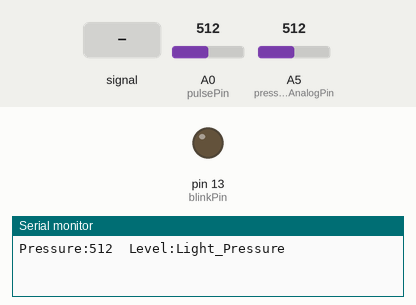
The sketch below on a simulated Arduino Uno, built with avr-gcc and run on an emulated ATmega328P. Shown: output pins drawn as LEDs (lit = HIGH), the last lines printed to the serial monitor. The inputs (shaded band) are chosen by the test bench; at power-on: A0 (pulsePin) = 512, A5 (pressureAnalogPin) = 512.

Above: at 1.2 s.
1.3 s: A0 (pulsePin) fed a 200 Hz sine of ±81 counts around its level
5.5 s: A0 (pulsePin) set to 535
At 6.4 s:
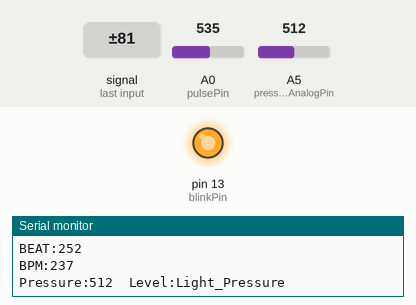
7.1 s: A5 (pressureAnalogPin) set to 636
8.6 s: A5 (pressureAnalogPin) set to 666
11.5 s: A0 (pulsePin) set to 499
At 12.3 s:
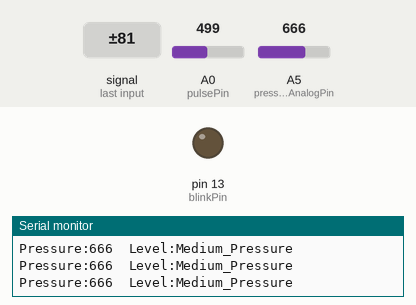
13.0 s: A0 (pulsePin) set to 522
At 13.5 s:
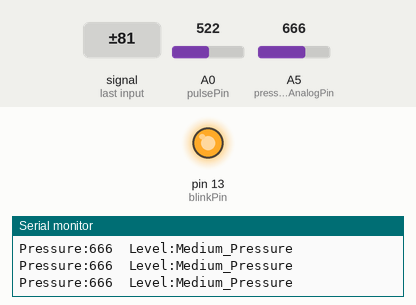
Timing chart, 0 to 15.5 s (numbered marks = the images above; inputs shaded):
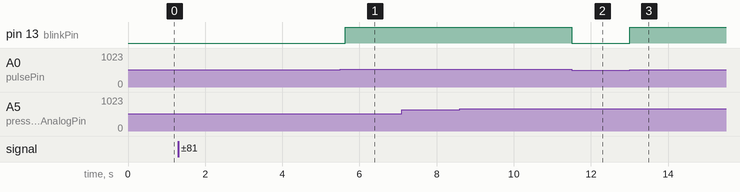

The sketch:

calmer_sensor.ino
```cpp
// CALMER Hardware Layer — Pulse Sensor + Pressure-Sensing Stress Ball
// Streams plain-text lines over Serial (9600 baud) for the Node.js bridge
// (hardware/serial-bridge.js) to parse and forward to /api/biometric.
//
// Output protocol (one measurement per line):
//   Pressure:<raw 0-1023>  Level:<No_Pressure|Light_Pressure|Medium_Pressure|High_Pressure>
//   BPM:<int>
//   BEAT:<ms>      one line for EVERY detected beat (its inter-beat interval)
//
// Pressure is printed once a second. Beats are queued by the interrupt routine
// and printed as they happen, so the server receives successive beats and can
// compute real RMSSD. (Firmware before 2026-10-06 printed one "IBI:" per 1 s
// loop: beats in between were overwritten, so successive differences were 2-3
// beats apart. The bridge still accepts IBI: lines but never treats them as
// successive.) Bench-test after flashing: hardware/TESTING.md.

// ===== PULSE SENSOR VARIABLES =====
int pulsePin = 0;                 // Pulse Sensor purple wire -> A0
int blinkPin = 13;                // onboard LED, blinks on each beat
volatile int BPM;
volatile int Signal;
volatile int IBI = 600;
volatile boolean Pulse = false;
volatile boolean QS = false;
volatile int rate[10];
volatile unsigned long sampleCounter = 0;
volatile unsigned long lastBeatTime = 0;
volatile int P = 512;
volatile int T = 512;
volatile int thresh = 525;
volatile int amp = 100;
volatile boolean firstBeat = true;
volatile boolean secondBeat = false;

// Beats detected by the interrupt, waiting to be printed by loop().
// A ring buffer: the ISR writes at qHead, loop() reads at qTail.
const byte QUEUE_SIZE = 16;
volatile int beatQueue[QUEUE_SIZE];
volatile byte qHead = 0;
volatile byte qTail = 0;
unsigned long lastPressureMs = 0;

// ===== PRESSURE SENSOR (FSR in stress ball) =====
int pressureAnalogPin = 5;        // FSR -> A5
int pressureReading;
// thresholds mirror Table 7.2 / TC-01..04 in the IPD report
const int noPressure = 100;
const int lightPressure = 650;
const int mediumPressure = 950;

// ===== SETUP =====
void setup() {
  Serial.begin(9600);
  pinMode(blinkPin, OUTPUT);
  interruptSetup();
}

// ===== MAIN LOOP — beats printed as they arrive, pressure once a second =====
void loop() {
  // Every queued beat, in order. Copy under noInterrupts(): the ISR writes these
  // multi-byte values and could change one halfway through a read.
  while (true) {
    noInterrupts();
    if (qTail == qHead) { interrupts(); break; }
    int beatMs = beatQueue[qTail];
    qTail = (qTail + 1) % QUEUE_SIZE;
    interrupts();
    Serial.print("BEAT:");
    Serial.println(beatMs);
  }

  noInterrupts();
  boolean newBpm = QS;
  int bpmNow = BPM;
  QS = false;
  interrupts();
  if (newBpm) {
    Serial.print("BPM:");
    Serial.println(bpmNow);
  }

  if (millis() - lastPressureMs < 1000) {
    delay(10);
    return;
  }
  lastPressureMs = millis();

  // The pulse ISR also calls analogRead (A0) every 2 ms. If it fires during
  // this conversion it switches the ADC channel, and the "pressure" value is
  // really a pulse sample (or the pulse sample is really pressure: false
  // beats). Block it for the ~0.1 ms of this read; it runs right after.
  noInterrupts();
  pressureReading = analogRead(pressureAnalogPin);
  interrupts();
  Serial.print("Pressure:");
  Serial.print(pressureReading);
  Serial.print("  Level:");
  if (pressureReading < noPressure) {
    Serial.println("No_Pressure");
  } else if (pressureReading < lightPressure) {
    Serial.println("Light_Pressure");
  } else if (pressureReading < mediumPressure) {
    Serial.println("Medium_Pressure");
  } else {
    Serial.println("High_Pressure");
  }
}

// ===== INTERRUPT SETUP for Pulse Sensor (500Hz sampling via Timer2) =====
void interruptSetup() {
  TCCR2A = 0x02;
  TCCR2B = 0x06;
  OCR2A = 0X7C;
  TIMSK2 = 0x02;
  sei();
}

ISR(TIMER2_COMPA_vect) {
  cli();
  Signal = analogRead(pulsePin);
  sampleCounter += 2;
  int N = sampleCounter - lastBeatTime;

  if (Signal < thresh && N > (IBI / 5) * 3) {
    if (Signal < T) { T = Signal; }
  }
  if (Signal > thresh && Signal > P) {
    P = Signal;
  }

  if (N > 250) {
    if ((Signal > thresh) && (Pulse == false) && (N > (IBI / 5) * 3)) {
      Pulse = true;
      digitalWrite(blinkPin, HIGH);
      IBI = sampleCounter - lastBeatTime;
      lastBeatTime = sampleCounter;

      if (secondBeat) {
        secondBeat = false;
        for (int i = 0; i <= 9; i++) { rate[i] = IBI; }
      }
      if (firstBeat) {
        firstBeat = false;
        secondBeat = true;
        sei();
        return;
      }

      word runningTotal = 0;
      for (int i = 0; i <= 8; i++) {
        rate[i] = rate[i + 1];
        runningTotal += rate[i];
      }
      rate[9] = IBI;
      runningTotal += rate[9];
      runningTotal /= 10;
      BPM = 60000 / runningTotal;
      QS = true;

      // queue this beat for loop() to print (drop it if the queue is full,
      // which only happens if Serial stalls for ~10 beats)
      byte next = (qHead + 1) % QUEUE_SIZE;
      if (next != qTail) {
        beatQueue[qHead] = IBI;
        qHead = next;
      }
    }
  }

  if (Signal < thresh && Pulse == true) {
    digitalWrite(blinkPin, LOW);
    Pulse = false;
    amp = P - T;
    thresh = amp / 2 + T;
    P = thresh;
    T = thresh;
  }

  if (N > 2500) {
    thresh = 512;
    P = 512;
    T = 512;
    lastBeatTime = sampleCounter;
    firstBeat = true;
    secondBeat = false;
  }

  sei();
}
```

Measured:
- the behaviour switches between 512 and 511 on A0 (pulsePin) (found by bisection; images 1 and 2)
- after the input at 5.5 s, pin 13 (blinkPin): LOW → HIGH after 0.13 s
- after the input at 11.5 s, pin 13 (blinkPin): HIGH → LOW at once
- after the input at 13.0 s, pin 13 (blinkPin): LOW → HIGH at once
